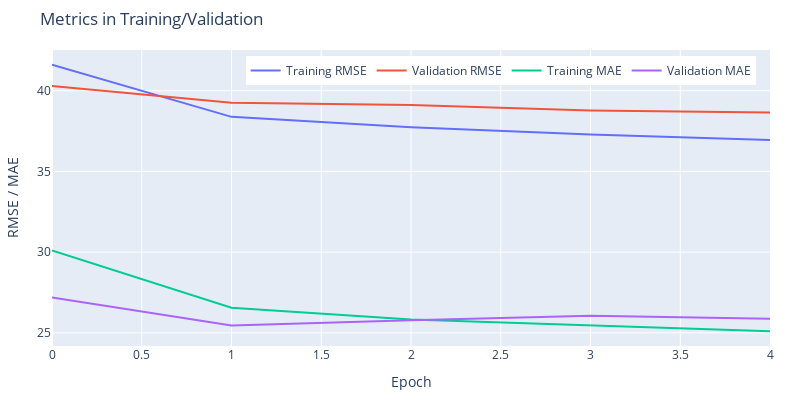

Here is the notebook cell this chart was saved with:
### Code cell
def plotMetrics(train_rmse, validation_rmse, train_mae, validation_mae):
    epochs_list = np.arange(0, 50)
    fig = go.Figure()
    trace1 = go.Scatter(x=epochs_list, y=train_rmse, name="Training RMSE", mode="lines")
    trace2 = go.Scatter(x=epochs_list, y=validation_rmse, name="Validation RMSE", mode="lines")
    trace3 = go.Scatter(x=epochs_list, y=train_mae, name="Training MAE", mode="lines")
    trace4 = go.Scatter(x=epochs_list, y=validation_mae, name="Validation MAE", mode="lines")

    fig.add_trace(trace1)
    fig.add_trace(trace2)
    fig.add_trace(trace3)
    fig.add_trace(trace4)
    fig.update_layout(
        title = "Metrics in Training/Validation",
        xaxis_title = "Epoch",
        yaxis_title = "RMSE / MAE",
        width = 800,
        height = 400,
        margin = dict(l=40, r=30, t=50, b=30),
        legend = dict(
            orientation = "h",
            yanchor = "top",
            y = .98,
            xanchor = "right",
            x = .98
        ) 
    )
    fig.show()
plotMetrics(train_history.history["root_mean_squared_error"], train_history.history["val_root_mean_squared_error"], train_history.history["mean_absolute_error"], train_history.history["val_mean_absolute_error"])

### Figure 1 — Plotly figure (JSON) as saved in the notebook; plotly's stock layout.template omitted (floating-point values rounded to 4 significant figures)
{"data": [{"mode": "lines", "name": "Training RMSE", "type": "scatter", "x": [0, 1, 2, 3, 4, 5, 6, 7, 8, 9, 10, 11, 12, 13, 14, 15, 16, 17, 18, 19, 20, 21, 22, 23, 24, 25, 26, 27, 28, 29, 30, 31, 32, 33, 34, 35, 36, 37, 38, 39, 40, 41, 42, 43, 44, 45, 46, 47, 48, 49], "y": [41.61, 38.38, 37.73, 37.29, 36.95]}, {"mode": "lines", "name": "Validation RMSE", "type": "scatter", "x": [0, 1, 2, 3, 4, 5, 6, 7, 8, 9, 10, 11, 12, 13, 14, 15, 16, 17, 18, 19, 20, 21, 22, 23, 24, 25, 26, 27, 28, 29, 30, 31, 32, 33, 34, 35, 36, 37, 38, 39, 40, 41, 42, 43, 44, 45, 46, 47, 48, 49], "y": [40.3, 39.25, 39.13, 38.77, 38.66]}, {"mode": "lines", "name": "Training MAE", "type": "scatter", "x": [0, 1, 2, 3, 4, 5, 6, 7, 8, 9, 10, 11, 12, 13, 14, 15, 16, 17, 18, 19, 20, 21, 22, 23, 24, 25, 26, 27, 28, 29, 30, 31, 32, 33, 34, 35, 36, 37, 38, 39, 40, 41, 42, 43, 44, 45, 46, 47, 48, 49], "y": [30.11, 26.55, 25.83, 25.46, 25.1]}, {"mode": "lines", "name": "Validation MAE", "type": "scatter", "x": [0, 1, 2, 3, 4, 5, 6, 7, 8, 9, 10, 11, 12, 13, 14, 15, 16, 17, 18, 19, 20, 21, 22, 23, 24, 25, 26, 27, 28, 29, 30, 31, 32, 33, 34, 35, 36, 37, 38, 39, 40, 41, 42, 43, 44, 45, 46, 47, 48, 49], "y": [27.19, 25.46, 25.78, 26.06, 25.88]}], "layout": {"height": 400, "legend": {"orientation": "h", "x": 0.98, "xanchor": "right", "y": 0.98, "yanchor": "top"}, "margin": {"b": 30, "l": 40, "r": 30, "t": 50}, "title": {"text": "Metrics in Training/Validation"}, "width": 800, "xaxis": {"title": {"text": "Epoch"}}, "yaxis": {"title": {"text": "RMSE / MAE"}}}}
